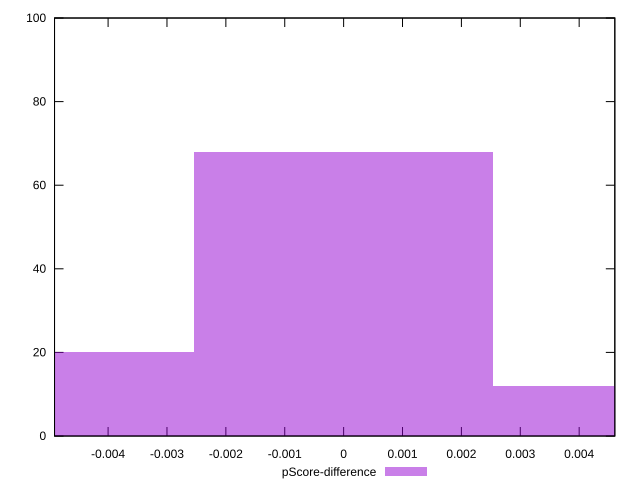

This chart was generated by the following gnuplot code:
reset

$pScoreDifference <<EOF
0 68
-0.00508918157936904 20
0.00508918157936904 12
EOF

set key outside below
set boxwidth 0.00508918157936904
set xrange [-0.004909580243666056:0.004605522467958201]
set yrange [0:100]
set trange [0:100]
set style fill transparent solid 0.5 noborder
set terminal svg size 640, 490 enhanced background rgb 'white'
set output "report_00011_2021-02-09T10:53:21.242Z/first-cpu-idle/samples/pages+cached/pScore-difference/histogram.svg"

plot $pScoreDifference title "pScore-difference" with boxes

reset
